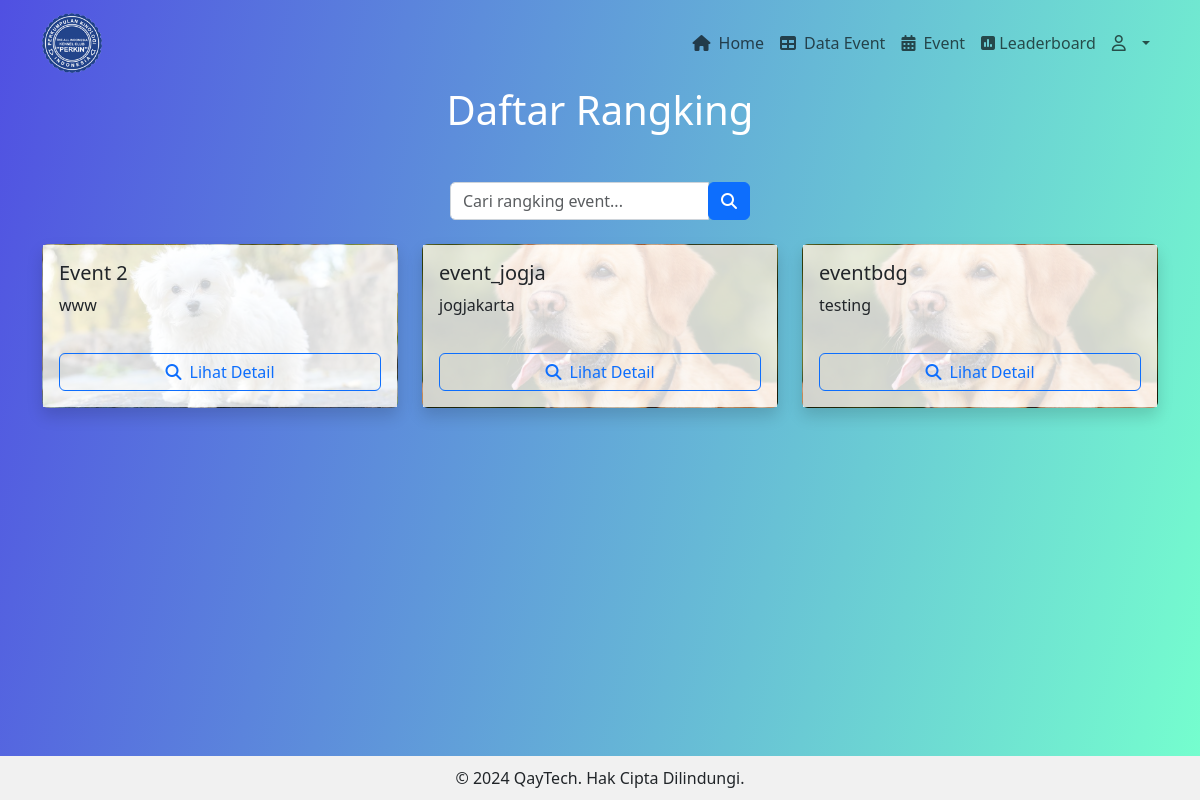
/views/leaderboard.php (signed in), run on the app's committed database.
### tables this page shows
CREATE TABLE IF NOT EXISTS `kategori` (
  `IdKategori` int NOT NULL AUTO_INCREMENT,
  `NamaEvent` varchar(255) NOT NULL,
  `Deskripsi` varchar(255) NOT NULL,
  PRIMARY KEY (`IdKategori`)
);

### controllers/conn.php (called while the page is built, shortened)
<?php
class database {
    private $host = "localhost";
    private $uname = "root";
    private $pass = "";
    private $db = "perkin";
    function __construct() {
        $this->koneksi = mysqli_connect($this->host, $this->uname, $this->pass, $this->db);
    }
}

### controllers/c_kategori.php (called while the page is built, shortened)
<?php
include_once 'conn.php';
class C_kategori {
    public function tampil_data() {
        $conn = new database();
        $data = mysqli_query($conn->koneksi, "SELECT * FROM kategori ORDER BY IdKategori desc ");
        $hasil = [];
        while ($d = mysqli_fetch_object($data)) {
            $hasil[] = $d;
        }
        return $hasil;
    }
}

### views/leaderboard.php (the view)
<?php
include_once 'layouts/header.php';
require_once '../controllers/c_kategori.php';
$tampil = new C_kategori();
$gambar_acak = [
    '../assets/img/snowdog.jpg',
    '../assets/img/browndog.jpg',
    '../assets/img/sadog.jpg',
];
$keyword = isset($_GET['keyword']) ? $_GET['keyword'] : '';
?>
<main>
    <div class="container">
        <h1 class="text-white text-center mb-5">Daftar Rangking</h1>
        <form action="data.php" method="get" class="mb-4">
            <div class="input-group" style="max-width: 300px; margin: 0 auto;">
                <input type="text" name="keyword" class="form-control" placeholder="Cari rangking event..." value="<?= htmlspecialchars($keyword) ?>">
                <div class="input-group-append">
                    <button type="submit" class="btn btn-primary">
                        <i class="fas fa-search"></i>
                    </button>
                </div>
            </div>
        </form>
        <div class="row">
            <?php
            $event = $tampil->tampil_data();
            if (empty($event)) {
                echo "<p class='text-white text-center'>Tidak ada data tersedia</p>";
            } else {
                $filtered_event = array_filter($event, function($x) use ($keyword) {
                    return stripos($x->NamaEvent, $keyword) !== false;
                });
                if (empty($keyword)) {
                    $filtered_event = $event;
                }
                if (empty($filtered_event)) {
                    echo "<script>
                            $(document).ready(function(){
                                $('#notFoundModal').modal('show');
                            });
                          </script>";
                } else {
                    foreach ($filtered_event as $x) :
                        $gambar_terpilih = $gambar_acak[array_rand($gambar_acak)];
            ?>
                    <div class="col-md-4 mb-4">
                        <div class="card h-100 shadow" style="background-image: url('<?= $gambar_terpilih ?>'); background-size: cover; background-position: center;">
                            <div class="card-body d-flex flex-column" style="background-color: rgba(255, 255, 255, 0.8);">
                                <h5 class="card-title font-weight-bold"><?= $x->NamaEvent ?></h5>
                                <p class="card-text flex-grow-1"><?= $x->Deskripsi ?></p>
                                <a href="rangking.php?IdKategori=<?= $x->IdKategori ?>" class="btn btn-outline-primary mt-auto btn-block">
                                    <i class="fas fa-search me-1"></i> Lihat Detail
                                </a>
                            </div>
                        </div>
                    </div>
            <?php
                    endforeach;
                }
            }
            ?>
        </div>
    </div>
</main>
<?php include_once 'layouts/footer.php'; ?>

### assets/css/style.css (style rules this page uses)
body { background: rgb(80,80,226); background: linear-gradient(103deg, rgba(80,80,226,1) 0%, rgba(117,255,206,1) 100%); }
.card { border: 1px solid #007bff; border-radius: 8px; box-shadow: 0 4px 8px rgba(0, 0, 0, 0.1); margin-bottom: 20px; }
input.form-control, textarea.form-control { border-radius: 5px; border: 1px solid #ced4da; }

### views/layouts/footer.php (style rules this page uses)
body { margin: 0; padding: 0; min-height: 100vh; display: flex; flex-direction: column; }

### data on the page
kategori: shows a picture, NamaEvent "Event 2", Deskripsi "www"
kategori: NamaEvent "event_jogja", Deskripsi "jogjakarta"
kategori: NamaEvent "eventbdg", Deskripsi "testing"
